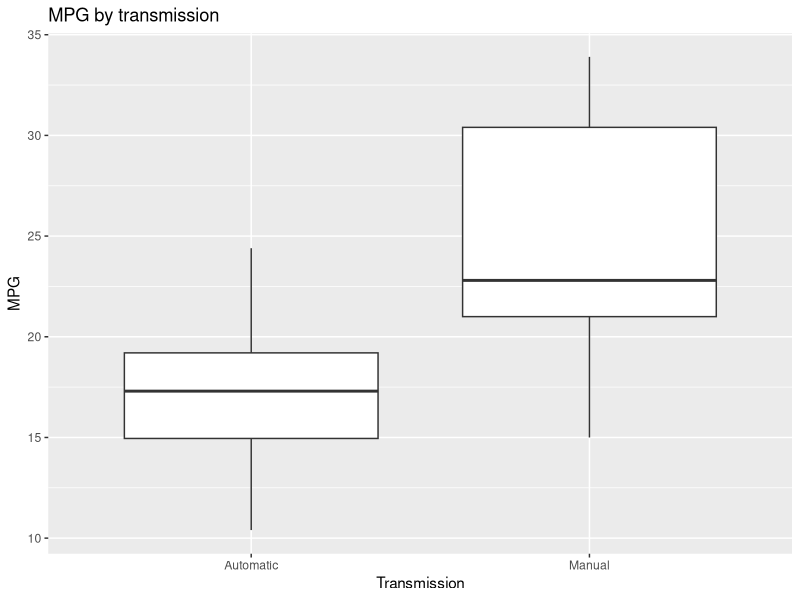
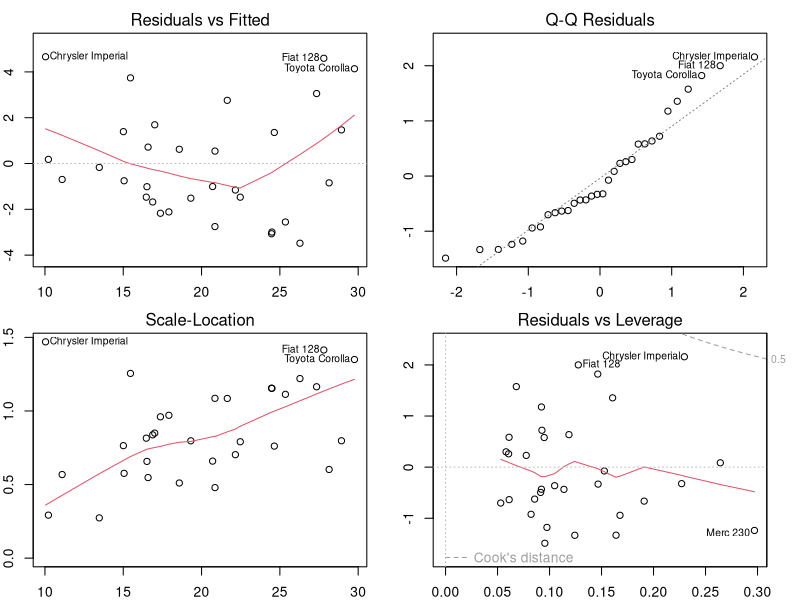

These charts were generated, in order, by the following R code:
## ---- chunk 1
data("mtcars"); mtcars_f <- mtcars;
mtcars_f$am <- factor(mtcars_f$am, labels = c("Automatic","Manual"))
## ---- chunk 2
library(ggplot2)
q <- ggplot(data = mtcars_f, aes(x = am, y = mpg)) + geom_boxplot() 
q + ggtitle('MPG by transmission') + labs(x = "Transmission", y = "MPG")
## ---- chunk 3
t.t <- t.test(mtcars_f[mtcars_f$am == "Automatic","mpg"],mtcars_f[mtcars_f$am == "Manual","mpg"]); t.t
## ---- chunk 4
slr <- lm(mpg ~ am, data = mtcars_f); summary(slr)
## ---- chunk 5
mlr <- step(lm(mpg ~ ., data = mtcars),trace = 0, steps = 10000,direction = "both"); 
summary(mlr)
## ---- chunk 6
anova(slr,mlr)
## ---- chunk 7
t.t <- t.test(mtcars_f[mtcars_f$am == "Automatic","mpg"],mtcars_f[mtcars_f$am == "Manual","mpg"]); t.t
## ---- chunk 8
slr <- lm(mpg ~ am, data = mtcars_f); summary(slr)
## ---- chunk 9
par(mfrow=c(2,2),mar=c(2,2,2,2))
plot(mlr)
